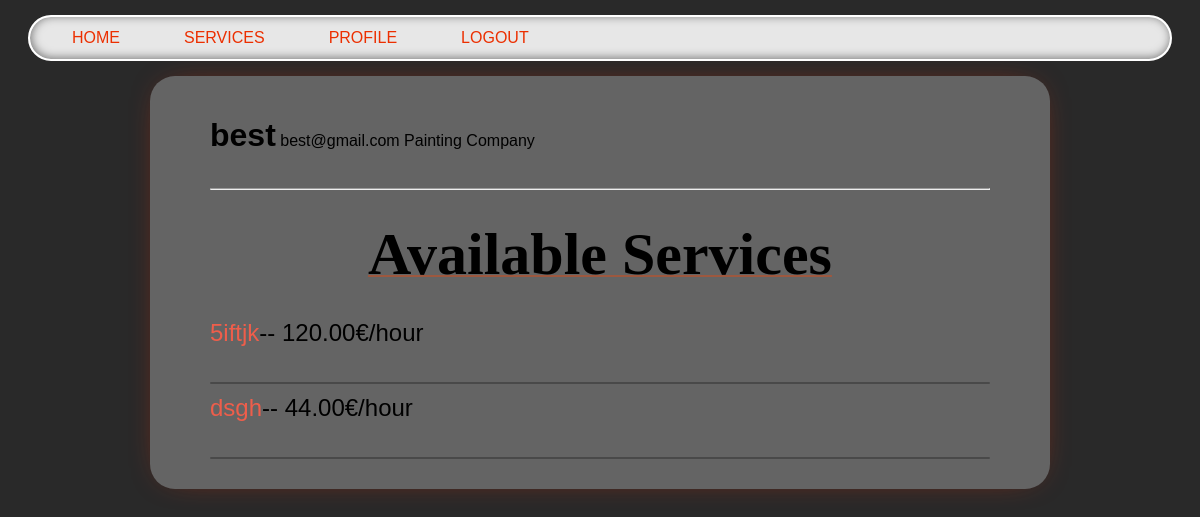
The page /company/best on the database as committed earlier.
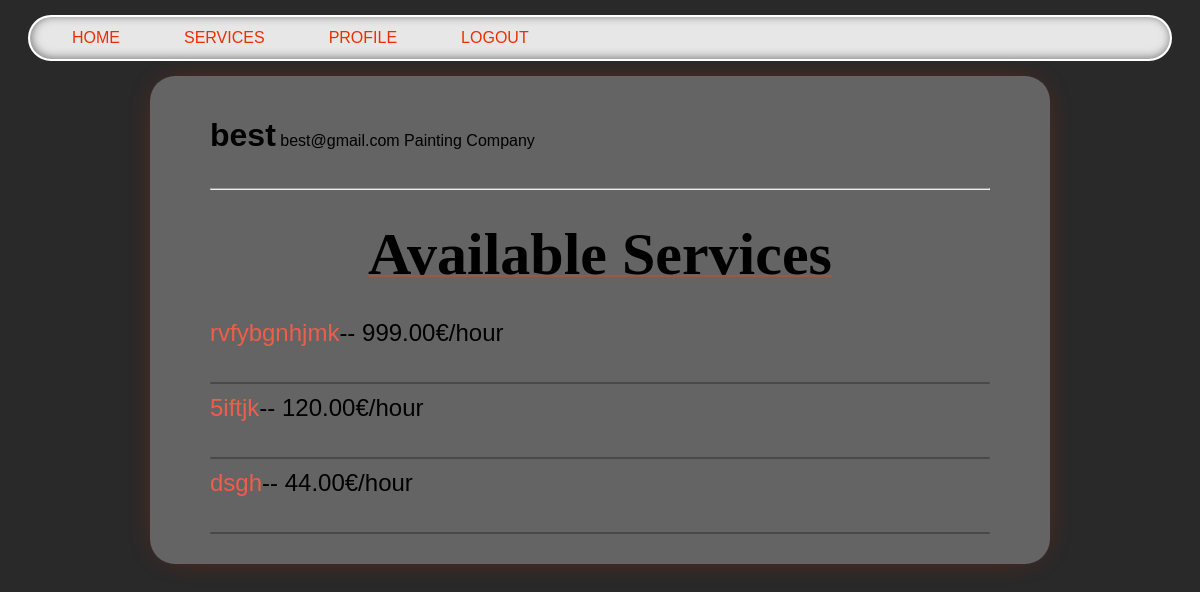
The same page on the database as committed later.
### services/models.py (models this page shows, shortened)
class Service(models.Model):
    company = models.ForeignKey(Company, on_delete=models.CASCADE)
    name = models.CharField(max_length=40)
    description = models.TextField()
    price_hour = models.DecimalField(decimal_places=2, max_digits=100)
    rating = models.IntegerField(validators=[MinValueValidator(
        0), MaxValueValidator(5)], default=0)
    choices = (
        ('Air Conditioner', 'Air Conditioner'),
        ('Carpentry', 'Carpentry'),
        ('Electricity', 'Electricity'),
        ('Gardening', 'Gardening'),
        ('Home Machines', 'Home Machines'),
        ('House Keeping', 'House Keeping'),
        ('Interior Design', 'Interior Design'),
        ('Locks', 'Locks'),
        ('Painting', 'Painting'),
        ('Plumbing', 'Plumbing'),
        ('Water Heaters', 'Water Heaters'),
    )
    field = models.CharField(max_length=30, blank=False,
                             null=False, choices=choices)
    date = models.DateTimeField(auto_now=True, null=False)

### netfix/views.py (the view)
# urls.py: path('company/<slug:name>', v.company_profile, name='company_profile')
def company_profile(request, name):
    user = User.objects.get(username=name)
    services = Service.objects.filter(
        company=Company.objects.get(user=user)).order_by("-date")
    return render(request, 'users/profile.html', {'user': user, 'services': services})

### users/templates/users/profile.html (shortened to what this page needs)
{% extends 'main/base.html' %}
{% block content %}
    {% if user.is_customer %}
        <div style="display: ruby;">
            <h1>{{ user.username }} ({{ user_age }} y/o)</h1>
            <p>{{ user.email }}</p>
            <p style="float: right;">Customer</p>
        </div>
    {% else %}
        <div style="display: ruby;">
            <h1>{{ user.username }}</h1>
            <p> {{ user.email }}</p>
            <p style="float: right;">{{ user.company.field }} Company</p>
        </div>
        <hr>
    {% endif %}
    {% if 'customer' in request.path %}
        <p class="title">Previous Requested Services</p>
    {% else %}
        <p class="title">Available Services</p>
    {% endif %}
    {% if user.is_customer %}
        {% for service in sh %}
            <div>
                <a href="/services/{{ service.service.id }}">{{ service.service.name }}</a> ({{ service.service.field }})
                <p style="margin: 0; display: inline-block;"> ❱❱ {{ service.price }}</p>
                <p style="margin: 0; display: inline-block;"> ❱❱ {{ service.request_date }}</p>
                <p style="float: right; margin: 0;">
                    by <a href="/company/{{ service.service.company.user }}">{{ service.service.company.user }}</a>
                </p>
            </div>
            <div class="line"></div>
        {% endfor %}
    {% else %}
        {% for service in services %}
        <div class="list_services_profile">
            <a href="/services/{{ service.id }}">{{ service.name }}</a>-- {{ service.price_hour }}€/hour
            <div class="line"></div>
        </div>
        {% endfor %}
    {% endif %}
{% endblock %}

Rows that differ between the two databases and show on the page:
added Service: name "rvfybgnhjmk", price_hour "999.00"
